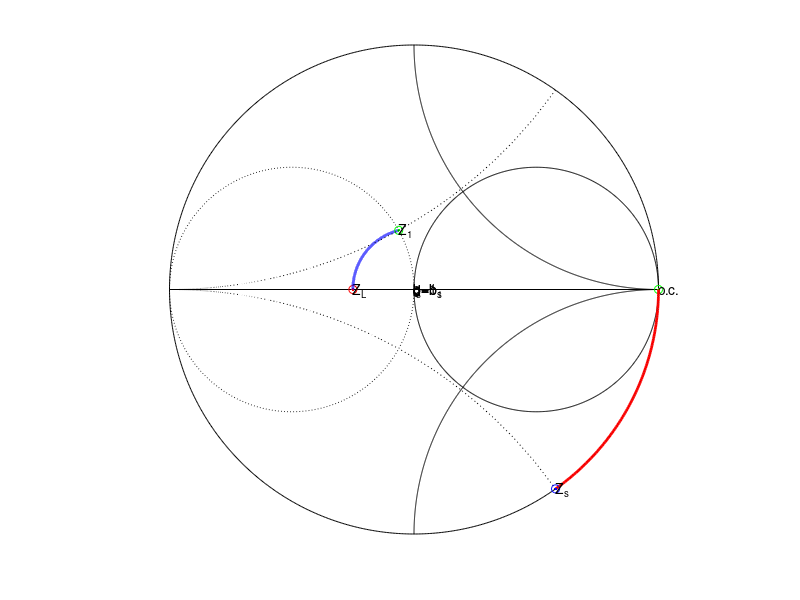

Recreate this plot in MATLAB.
% smith chart
close all; clear all
%YL=3.33e-3;
% YL=3.2e-3-2.4e-3i
% ZL=1/YL;
%Z0=75;
Z0=50;
ZL=30;
GammaL=(ZL-Z0)/(ZL+Z0);
f=0.5e9;
%epsr=1;
%epsr=3;% 2.4169;
Pinc=250e-3; % Pinc=10^(30/10)*1e-3; 
c=299792458;
eta0=376.7303;% d=1e-3; D=d*cosh(pi*sqrt(epsr)*Z0/eta0);
%vp=c/sqrt(epsr);
vp=2e8;
%k=2*pi*f/c*sqrt(epsr);
k=2*pi*f/vp;
lambda=2*pi/k;
lambda_mm=lambda*1e3
xx=linspace(0,2*pi,1001);
figure(1)
plot(exp(1i*xx),'k')
hold on
axis equal tight
plot(1/2+exp(1i*xx)/2,'k')
plot(1+1i-exp(1i*xx/4),'k')
plot(1-1i-exp(-1i*xx/4),'k')
plot([-1 1],[0 0],'k')
plot(real(GammaL),imag(GammaL),'or')
plot(real(GammaL),imag(GammaL),'.r')
text(real(GammaL),imag(GammaL),'Z_L')
VSWR=(1+abs(GammaL))/(1-abs(GammaL))
PL=(1-abs(GammaL)^2+2i*imag(GammaL))*Pinc

zL=ZL/Z0;
rL=real(zL);
xL=imag(zL);
yL=1/zL;
gL=real(yL);
bL=imag(yL);

% %% Lumped elements L-network
% % type A     --+---[jx]--+
% %             [jb]      [zL]
% %            --+---------+
% if rL<1
%     xA1=-xL+sqrt(rL*(1-rL));
%     xA2=-xL-sqrt(rL*(1-rL));
%     
%     bA1=sqrt(1/rL-1);
%     bA2=-sqrt(1/rL-1);
%     
%     if xA1>0
%         LxA1=Z0*xA1/(2*pi*f)
%     else
%         CxA1=-1/(2*pi*f*Z0*xA1)
%     end
%     if bA1>0
%         CbA1=bA1/(2*pi*f*Z0)
%     else
%         LbA1=-Z0/(2*pi*f*bA1)
%     end
%     
%    if xA2>0
%         LxA2=Z0*xA2/(2*pi*f)
%     else
%         CxA2=-1/(2*pi*f*Z0*xA2)
%     end
%     if bA2>0
%         CbA2=bA2/(2*pi*f*Z0)
%     else
%         LbA2=-Z0/(2*pi*f*bA2)
%     end
% end
% 
% 
% %% type B
% %            --[jx]--+-----+
% %                   [jb]  [zL]
% %            --------+-----+
% if gL<1
%     bB1=-bL+sqrt(gL*(1-gL));
%     bB2=-bL-sqrt(gL*(1-gL));
%     
%     xB1=sqrt(1/gL-1);
%     xB2=-sqrt(1/gL-1);
%     
%     if xB1>0
%         LxB1=Z0*xB1/(2*pi*f)
%     else
%         CxB1=-1/(2*pi*f*Z0*xB1)
%     end
%     if bB1>0
%         CbB1=bB1/(2*pi*f*Z0)
%     else
%         LbB1=-Z0/(2*pi*f*bB1)
%     end
%     if xB2>0
%         LxB2=Z0*xB2/(2*pi*f)
%     else
%         CxB2=-1/(2*pi*f*Z0*xB2)
%     end
%     if bB2>0
%         CbB2=bB2/(2*pi*f*Z0)
%     else
%         LbB2=-Z0/(2*pi*f*bB2)
%     end
%     
% end
% ff=linspace(0.999*f,1.001*f,1001);
% jomega=2i*pi*ff;
% 
% % ZZL=Z0*(rL+jomega*xL/(2*pi*f)); YYL=1./ZZL; % carico serie R+jwL
% YYL=1/Z0*(gL-bL*(2*pi*f)./(jomega)); ZZL=1./YYL; % carico parallelo G+1/jwL
% 
%  ZinA1=1./(jomega*CbA1+1./(1./(jomega*CxA1)+ZZL));
%  ZinA2=1./(1./(jomega*LbA2)+1./(1./(jomega*CxA2)+ZZL));
%  
%  ZinB1=jomega*LxB1+1./(jomega*CbB1+YYL);
%  ZinB2=1./(jomega*CxB2)+1./(jomega*CbB2+YYL);
% 
% GammaA1=(ZinA1-Z0)./(ZinA1+Z0);
% GammaA2=(ZinA2-Z0)./(ZinA2+Z0);
% GammaB1=(ZinB1-Z0)./(ZinB1+Z0);
% GammaB2=(ZinB2-Z0)./(ZinB2+Z0);
% 
% 
% 
% dGdwA1=(GammaA1(end)-GammaA1(1))/(ff(end)-ff(1))*f;
% abs(dGdwA1)
% %1/2*abs(abs(bA1)-(1-1i*bA1).^2*(abs(xA1)+abs(xL)))
% 1/2*abs(abs(bA1)-(1-1i*bA1).^2*(abs(xA1)-abs(bL)/yL^2))
% 
% dGdwA2=(GammaA2(end)-GammaA2(1))/(ff(end)-ff(1))*f;
% abs(dGdwA2)
% %1/2*abs(abs(bA2)-(1-1i*bA2).^2*(abs(xA2)+abs(xL)))
% 1/2*abs(abs(bA2)-(1-1i*bA2).^2*(abs(xA2)-abs(bL)/yL^2))
% 
% dGdwB1=(GammaB1(end)-GammaB1(1))/(ff(end)-ff(1))*f;
% abs(dGdwB1)
% %1/2*abs(abs(xB1)-(1-1i*xB1).^2*(abs(bB1)-abs(xL)/zL^2))
% 1/2*abs(abs(xB1)-(1-1i*xB1).^2*(abs(bB1)+abs(bL)))
% 
% dGdwB2=(GammaB2(end)-GammaB2(1))/(ff(end)-ff(1))*f;
% abs(dGdwB2)
% %1/2*abs(abs(xB2)-(1-1i*xB2).^2*(abs(bB2)-abs(xL)/zL^2))
% 1/2*abs(abs(xB2)-(1-1i*xB2).^2*(abs(bB2)+abs(bL)))
% 
% figure(10)
% plot(ff,abs(GammaA1),ff,abs(GammaA2),ff,abs(GammaB1),ff,abs(GammaB2))
% legend('\Gamma_{A1}','\Gamma_{A2}','\Gamma_{B1}','\Gamma_{B2}')
% 
% figure(11)
% plot(real(GammaA1),imag(GammaA1),real(GammaA2),imag(GammaA2),real(GammaB1),imag(GammaB1),real(GammaB2),imag(GammaB2))
% legend('\Gamma_{A1}','\Gamma_{A2}','\Gamma_{B1}','\Gamma_{B2}')
% 

ll=linspace(0,lambda/4,10000);
Gamma=GammaL*exp(-2i*k*ll);
z=(1+Gamma)./(1-Gamma);
y=1./z;
% q=find(abs(imag(y))==min(abs(imag(y)))); % z reale per trasf lambda/4
q=find(abs(1-real(y))==min(abs(1-real(y)))); % y=1+jb stub parallelo
% q=find(abs(1-real(z))==min(abs(1-real(z)))); % z=1+jx stub serie

plot(Gamma(1:q),'b','linewidth',2)
plot(Gamma(q),'og')
plot(Gamma(q),'.g')
text(real(Gamma(q)),imag(Gamma(q)),'Z_1')

line_length_lambda=ll(q)/lambda
line_length_mm=ll(q)*1e3
text(0,0,'d')
z1=z(q)
Z1=z(q)*Z0

%% stub parallelo 
y1=1/z1;
ys=-1i*imag(y1);
zs=1/ys;
plot(-1/2-exp(1i*xx)/2,':k') % g=1
Gbcst=(1-(ys+linspace(0,100,1000)))./(1+(ys+linspace(0,100,1000))); % b=bstub
plot(Gbcst,':k')
plot(conj(Gbcst),':k')
text(0,0,'g=1')
text(0,0,'b=b_1')
text(0,0,'b=b_s')

%% stub serie
% zs=-1i*imag(z1);
% Zs=zs*Z0
% 
% Gxcst=((zs+linspace(0,100,1000))-1)./((zs+linspace(0,100,1000))+1); % x=xstub
% plot(Gxcst,':k')
% plot(conj(Gxcst),':k')

Gammas=(zs-1)/(zs+1);

%phs=linspace(pi,angle(Gammas)); % sc stub
 phs=linspace(0,angle(Gammas)); % oc stub
lstub_mm=(phs(1)-phs(end))*lambda/(4*pi)*1e3
lstub_lambda=(phs(1)-phs(end))/(4*pi)
% 
plot(1,0,'og'), plot(1,0,'.g'), text(1,0,'o.c.') 
% plot(-1,0,'og'), plot(-1,0,'.g'), text(-1,0,'s.c.') 
% % 
plot(exp(1i*phs),'r','linewidth',2)
plot(Gammas,'ob')
plot(Gammas,'.b')
text(real(Gammas),imag(Gammas),'Z_s')
text(0,0,'d')
text(0,0,'l_s')
 
%% trasformatore lambda/4
% Zt=sqrt(z(q))*Z0;
% ll=linspace(0,lambda/4,1000);
% text(0,0,'l_t=\lambda/4')
% text(0,0,'l_t=\lambda/4')
% Gamma1I=(Z1-Zt)/(Z1+Zt)*exp(-2i*k*ll);
% 
% plot(Gamma1I,':','linewidth',2);
% plot(Gamma1I(1),'og')
% plot(Gamma1I(1),'.g')
% text(real(Gamma1I(1)),imag(Gamma1I(1)),'Z^\prime_1')
% plot(Gamma1I(end),'oc')
% plot(Gamma1I(end),'.c')
% text(real(Gamma1I(end)),imag(Gamma1I(end)),'Z^\prime_2')
% 
% Z2=(1+Gamma1I(end))./(1-Gamma1I(end))*Zt;
% Gamma2I=(Z2-Z0)/(Z2+Z0);
% plot(Gamma2I,'oc')
% plot(Gamma2I,'.c')
% text(real(Gamma2I),imag(Gamma2I),'Z_2=Z_0')
% 
% 
% zz1=(1+Gamma1I)./(1-Gamma1I);
% ZZ1=Zt*zz1;
% zz1=ZZ1/Z0;
% Gamma1=(ZZ1-Z0)./(ZZ1+Z0);
% plot(Gamma1,'linewidth',2);

axis off

PL=Pinc*(1+1i*imag(zL)/real(zL))
Ps=zs*Pinc % potenza reattiva stub serie
%Ps=conj(ys)*Pinc % potenza reattiva stub parallelo
P1=z1*Pinc
%Z2=(1+Gamma1(end))/(1-Gamma1(end))*Zt;
% Gammam=1i*(Z2-Zt)/(Z2+Zt);
% Pm=Pinc*(1+2i*imag(Gammam)/(1-abs(Gammam)^2))
